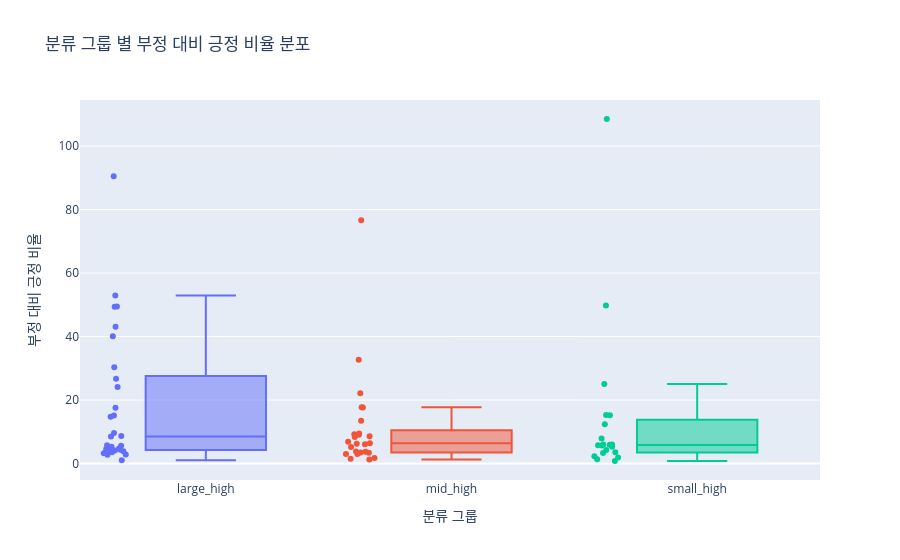

The notebook cell saved with this chart:
### Markdown cell above
### 보유자가 적다 -> 리뷰수가 적다 -> 전체 대비 긍정 리뷰 비율이 널뛸 수 밖에 없다...

### Code cell
# 그럼 부정 대비 긍정 비율도?
fig = px.box(df_status, 
            x="group", 
            y="positive_score", 
            color="group",
            points="all", # 모든 데이터 포인트를 옆에 표시
            title="분류 그룹 별 부정 대비 긍정 비율 분포",
            labels={"positive_score": "부정 대비 긍정 비율", "group": "분류 그룹"})

fig.update_layout(showlegend=False) # x축에 이름이 있으므로 범례는 숨김
fig.show()

### Figure 1 — Plotly figure (JSON) as saved in the notebook; plotly's stock layout.template omitted (floating-point values rounded to 4 significant figures)
{"data": [{"alignmentgroup": "True", "boxpoints": "all", "hovertemplate": "분류 그룹=%{x}<br>부정 대비 긍정 비율=%{y}<extra></extra>", "legendgroup": "large_high", "marker": {"color": "#636efa"}, "name": "large_high", "notched": false, "offsetgroup": "large_high", "orientation": "v", "showlegend": true, "type": "box", "x": ["large_high", "large_high", "large_high", "large_high", "large_high", "large_high", "large_high", "large_high", "large_high", "large_high", "large_high", "large_high", "large_high", "large_high", "large_high", "large_high", "large_high", "large_high", "large_high", "large_high", "large_high", "large_high", "large_high", "large_high", "large_high", "large_high", "large_high", "large_high", "large_high"], "x0": " ", "xaxis": "x", "y": [4.71, 26.7, 4.618, 49.4, 14.76, 8.537, 2.83, 4.408, 4.33, 24.14, 5.766, 40.09, 3.598, 17.59, 4.13, 5.644, 3.28, 3.872, 8.689, 90.45, 15.14, 43.05, 30.36, 2.792, 1.055, 9.602, 5.319, 52.96, 49.48], "y0": " ", "yaxis": "y"}, {"alignmentgroup": "True", "boxpoints": "all", "hovertemplate": "분류 그룹=%{x}<br>부정 대비 긍정 비율=%{y}<extra></extra>", "legendgroup": "mid_high", "marker": {"color": "#EF553B"}, "name": "mid_high", "notched": false, "offsetgroup": "mid_high", "orientation": "v", "showlegend": true, "type": "box", "x": ["mid_high", "mid_high", "mid_high", "mid_high", "mid_high", "mid_high", "mid_high", "mid_high", "mid_high", "mid_high", "mid_high", "mid_high", "mid_high", "mid_high", "mid_high", "mid_high", "mid_high", "mid_high", "mid_high", "mid_high", "mid_high", "mid_high", "mid_high", "mid_high", "mid_high"], "x0": " ", "xaxis": "x", "y": [6.101, 5.206, 3.038, 17.69, 13.52, 1.522, 1.714, 9.217, 32.72, 2.99, 6.362, 3.391, 3.726, 6.85, 3.804, 17.74, 9.04, 8.397, 9.48, 76.6, 22.14, 1.28, 6.277, 3.517, 8.588], "y0": " ", "yaxis": "y"}, {"alignmentgroup": "True", "boxpoints": "all", "hovertemplate": "분류 그룹=%{x}<br>부정 대비 긍정 비율=%{y}<extra></extra>", "legendgroup": "small_high", "marker": {"color": "#00cc96"}, "name": "small_high", "notched": false, "offsetgroup": "small_high", "orientation": "v", "showlegend": true, "type": "box", "x": ["small_high", "small_high", "small_high", "small_high", "small_high", "small_high", "small_high", "small_high", "small_high", "small_high", "small_high", "small_high", "small_high", "small_high", "small_high", "small_high", "small_high", "small_high", "small_high", "small_high"], "x0": " ", "xaxis": "x", "y": [5.657, 0.8065, 1.378, 3.598, 15.26, 1.899, 4.242, 108.5, 5.256, 7.879, 49.77, 25.06, 5.967, 5.926, 5.968, 15.18, 3.307, 12.34, 5.769, 2.27], "y0": " ", "yaxis": "y"}], "layout": {"boxmode": "overlay", "legend": {"title": {"text": "분류 그룹"}, "tracegroupgap": 0}, "showlegend": false, "title": {"text": "분류 그룹 별 부정 대비 긍정 비율 분포"}, "xaxis": {"anchor": "y", "categoryarray": ["large_high", "mid_high", "small_high"], "categoryorder": "array", "domain": [0, 1], "title": {"text": "분류 그룹"}}, "yaxis": {"anchor": "x", "domain": [0, 1], "title": {"text": "부정 대비 긍정 비율"}}}}
